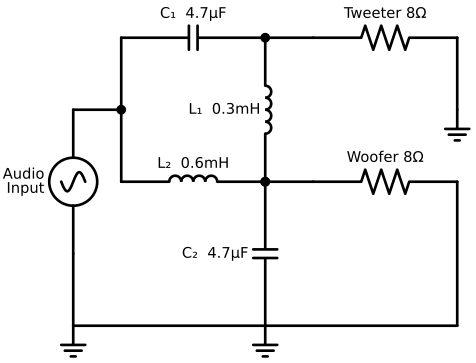

Write the Python code that produced this figure.
"""
Two-Way Audio Crossover Network (2nd Order Butterworth)
Horizontal layout - high-pass on top, low-pass on bottom.
Crossover frequency: ~3kHz for 8Ω speakers

Correct topology:
- High-pass: Series capacitor + Shunt inductor (passes highs to tweeter)
- Low-pass: Series inductor + Shunt capacitor (passes lows to woofer)

Component values for 3kHz crossover, 8Ω load (Butterworth Q=0.707):
- HP: C = 4.7μF, L = 0.3mH
- LP: L = 0.6mH, C = 4.7μF
"""
import schemdraw
import schemdraw.elements as elm

with schemdraw.Drawing() as d:
    d.config(unit=3, fontsize=11)

    # Audio input source (left side)
    source = d.add(elm.SourceSin().up().label('Audio\nInput'))

    # Top rail from source positive
    d += elm.Line().right().length(1).at(source.end)
    d += elm.Dot()
    d.push()

    # === HIGH PASS PATH (top) ===
    d += elm.Line().up().length(1.5)
    d += elm.Capacitor().right().label('C₁  4.7μF')

    # Shunt inductor
    d += elm.Dot()
    d.push()
    d += elm.Inductor().down().label('L₁  0.3mH')
    d += elm.Dot()
    d.pop()

    # Tweeter
    d += elm.Line().right().length(1)
    d += elm.Resistor().right().label('Tweeter 8Ω')
    d += elm.Line().down().length(1.5)
    d += elm.Ground()

    # Back to junction
    d.pop()

    # === LOW PASS PATH (bottom) ===
    d += elm.Line().down().length(1.5)
    d += elm.Inductor().right().label('L₂  0.6mH')

    # Shunt capacitor
    d += elm.Dot()
    d.push()
    d += elm.Capacitor().down().label('C₂  4.7μF')
    d += elm.Ground()
    d.pop()

    # Woofer
    d += elm.Line().right().length(1)
    d += elm.Resistor().right().label('Woofer 8Ω')
    d += elm.Line().down().length(3)

    # Bottom return rail with ground
    d += elm.Line().left().tox(source.start)
    d += elm.Ground()
    d += elm.Line().up().toy(source.start)

    d.save('audio-crossover.svg')
